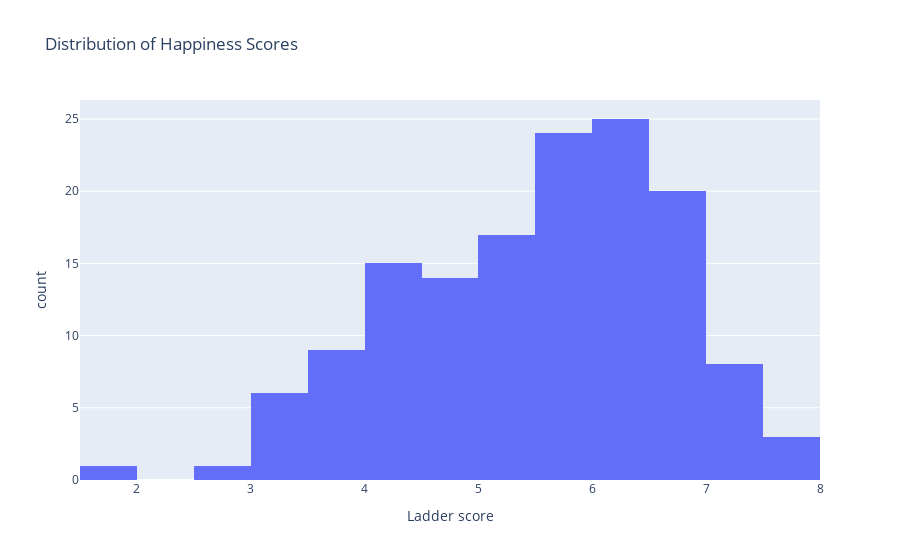
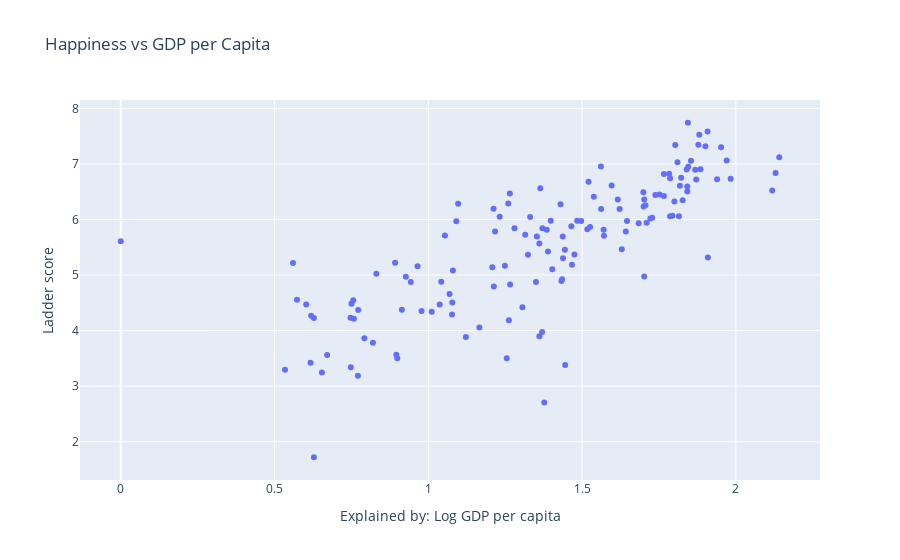

The notebook cell these images were saved under, in order:
### Code cell
# Purpose of the Project:
# This project aims to analyze and visualize data related to the World Happiness Report.
# We will perform exploratory data analysis (EDA) to understand key patterns in the dataset, 
# create various visualizations, and build interactive components using Streamlit to display our findings.

# Necessary Steps:
# 1. Import the necessary libraries.
# 2. Load the dataset (World Happiness Report) into a Pandas DataFrame.
# 3. Perform basic exploratory data analysis (EDA).
# 4. Create visualizations like histograms and scatter plots using Plotly Express.
# 5. Use Streamlit components to create an interactive dashboard.

# What are we looking for in the World Happiness Report data? The World Happiness Report typically provides insights into the happiness levels of different countries around the world, with factors that might influence this happiness score such as GDP per capita, social support, life expectancy, freedom, generosity, and perceptions of corruption.

# From this dataset, we're looking for: General patterns in happiness scores across countries. Factors influencing happiness, such as GDP, life expectancy, and social support. Relationships between different variables, such as whether higher GDP correlates with higher happiness.



import pandas as pd 

import plotly.express as px

import os
os.chdir('/Users/tamauriolive/Projects/software-development-tools-project')

# Load the Dataset
df = pd.read_csv('WHR2024.csv')

# Show the first few rows of the dataset to check if it's loaded properly
df.head()

# Check for any missing values in the dataset
df.isnull().sum()

# Check the info to see column data types
df.info()

# Check a summary of statistics for numerical columns
df.describe()

# 1. The histogram will help us see how the happiness scores are distributed across countries. We can check if most countries have high or low scores or if there are extreme outliers. * Ladder score (this is typically the happiness score of each country)
fig = px.histogram(df, x="Ladder score", title="Distribution of Happiness Scores")
fig.show()

# A scatterplot is useful for examining the relationship between two variables. We're exploring if there's any correlation between happiness scores and other factors such as GDP.
fig = px.scatter(df, x="Explained by: Log GDP per capita", y="Ladder score", title="Happiness vs GDP per Capita")
fig.show()

### Figure 1 — Plotly figure (JSON) as saved in the notebook; plotly's stock layout.template omitted (floating-point values rounded to 4 significant figures; data arrays with more than 128 entries replaced by an {"elided": "..."} marker saying what was removed)
{"data": [{"alignmentgroup": "True", "bingroup": "x", "hovertemplate": "Ladder score=%{x}<br>count=%{y}<extra></extra>", "legendgroup": "", "marker": {"color": "#636efa", "pattern": {"shape": ""}}, "name": "", "offsetgroup": "", "orientation": "v", "showlegend": false, "type": "histogram", "x": {"elided": "143 float values"}, "xaxis": "x", "yaxis": "y"}], "layout": {"autosize": true, "barmode": "relative", "legend": {"tracegroupgap": 0}, "title": {"text": "Distribution of Happiness Scores"}, "xaxis": {"anchor": "y", "autorange": true, "domain": [0, 1], "range": [1.5, 8], "title": {"text": "Ladder score"}, "type": "linear"}, "yaxis": {"anchor": "x", "autorange": true, "domain": [0, 1], "range": [0, 26.32], "title": {"text": "count"}}}}

### Figure 2 — Plotly figure (JSON) as saved in the notebook; plotly's stock layout.template omitted (floating-point values rounded to 4 significant figures; data arrays with more than 128 entries replaced by an {"elided": "..."} marker saying what was removed)
{"data": [{"hovertemplate": "Explained by: Log GDP per capita=%{x}<br>Ladder score=%{y}<extra></extra>", "legendgroup": "", "marker": {"color": "#636efa", "symbol": "circle"}, "mode": "markers", "name": "", "orientation": "v", "showlegend": false, "type": "scatter", "x": {"elided": "143 float values"}, "xaxis": "x", "y": {"elided": "143 float values"}, "yaxis": "y"}], "layout": {"autosize": true, "legend": {"tracegroupgap": 0}, "title": {"text": "Happiness vs GDP per Capita"}, "xaxis": {"anchor": "y", "autorange": true, "domain": [0, 1], "range": [-0.1516, 2.293], "title": {"text": "Explained by: Log GDP per capita"}, "type": "linear"}, "yaxis": {"anchor": "x", "autorange": true, "domain": [0, 1], "range": [1.224, 8.238], "title": {"text": "Ladder score"}, "type": "linear"}}}
